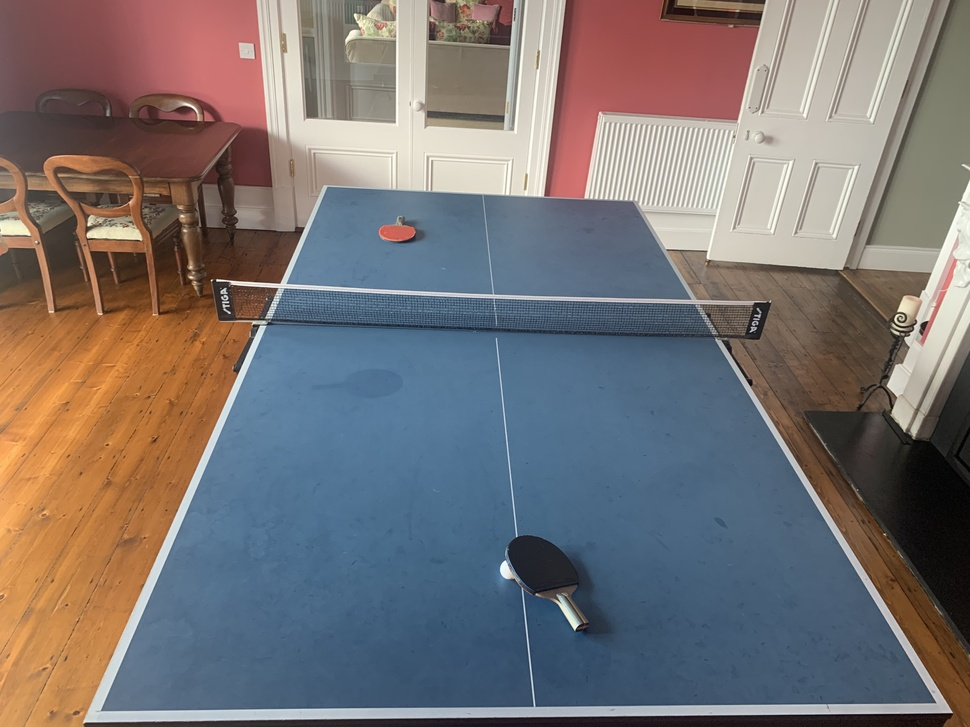
#> input picture IGNORE/python_vision_practise/Table4.jpg, 970 x 727 px, shrunk from 4032 x 3024 before the run, found by its file name
$ python p2_adjust_params.py
#> lines starting #> are read from the running program, lines starting #| are printed output that depends on the picture; after the words box and inside, x2 and y2 are one past the last pixel; in counts of white or black regions, pixels touching at a corner belong together
import math
import cv2
from matplotlib import pyplot as plt
import numpy as np

# Function to extend a line segment to the image border TODO review this function
""""
Table 5: [(1208, 478), (2518, 542), (3714, 2637), (278, 2685)]
Table 2: [(3778, 520), (1459, 685), (208, 1622), (2653, 2806)]
"""
min_distance = 300
blue_lower = np.array([95, 20, 20])
blue_upper = np.array([135, 255, 255])
min_line_length = 130

def extend_line(x1, y1, x2, y2, width, height):
    if x2 != x1:
        # Calculate the slope and y-intercept of the line
        slope = (y2 - y1) / (x2 - x1)
        intercept = y1 - slope * x1

        # Get the extended points on the image border
        y_start = int(slope * 0 + intercept)
        y_end = int(slope * width + intercept)

        # Handle cases where the line might go beyond the image height
        if y_start > height:
            y_start = height
            x_start = int((y_start - intercept) / slope)
        elif y_start < 0:
            y_start = 0
            x_start = int((y_start - intercept) / slope)
        else:
            x_start = 0

        if y_end > height:
            y_end = height
            x_end = int((y_end - intercept) / slope)
        elif y_end < 0:
            y_end = 0
            x_end = int((y_end - intercept) / slope)
        else:
            x_end = width
    else:
        # The line is vertical, so we make it span the height of the image
        x_start, x_end = x1, x1
        y_start, y_end = 0, height

    return x_start, y_start, x_end, y_end


# Read in the image
image_path = 'tables/Table4.jpg'
img = cv2.imread(image_path)
#> img is the input picture: shape (727, 970, 3); mean B, G, R 114.8, 114.9, 120.7

# ----------------------------------------------------------
# CREATE A MASK FOR BLUE REGIONS (TABLE TOP COLOR)

# # Define the blue color range in HSV format
# blue_lower = np.array([95, 20, 20])
# blue_upper = np.array([135, 255, 255])

# Convert the input image to HSV color space
hsv = cv2.cvtColor(img, cv2.COLOR_BGR2HSV)
#> hsv: shape (727, 970, 3); mean H, S, V 59.4, 90.2, 142.4

# Create a mask for the blue color
mask = cv2.inRange(hsv, blue_lower, blue_upper)
#> mask: shape (727, 970); 41.9% white; 103 white regions (96 under 20 px), largest, box (x1, y1, x2, y2) and area: (101, 288, 936, 721) 260325, (285, 187, 691, 300) 34722, (656, 708, 694, 713) 92
cv2.imshow("BLUE MASK pre processed 4.1", mask)

# Perform dilations and erosions on the mask
mask = cv2.erode(mask, None, iterations=2)
#> mask: shape (727, 970); 40.6% white; 2 white regions, box (x1, y1, x2, y2) and area: (104, 290, 932, 717) 253589, (289, 189, 687, 297) 32384
mask = cv2.dilate(mask, None, iterations=2)
#> mask: shape (727, 970); 41.8% white; 2 white regions, box (x1, y1, x2, y2) and area: (102, 288, 934, 719) 259716, (287, 187, 689, 299) 34704


blue_mask = cv2.bitwise_and(img, img, mask=mask)

# cv2.imshow("BLUE MASK & ORIGINAL", blue_mask)
cv2.imshow("BLUE MASK processed 4.2", mask)

# ----------------------------------------------------------
# FIND CONTOURS IN THE MASK

# Process the mask to join contours together
mask = cv2.dilate(mask, None, iterations=20)
#> mask: shape (727, 970); 49.4% white; 1 white region, box (x1, y1, x2, y2) and area: (82, 167, 954, 727) 348475
mask = cv2.erode(mask, None, iterations=20)
#> mask: shape (727, 970); 43.3% white; 1 white region, box (x1, y1, x2, y2) and area: (102, 187, 934, 727) 305615
mask = cv2.dilate(mask, None, iterations=10)
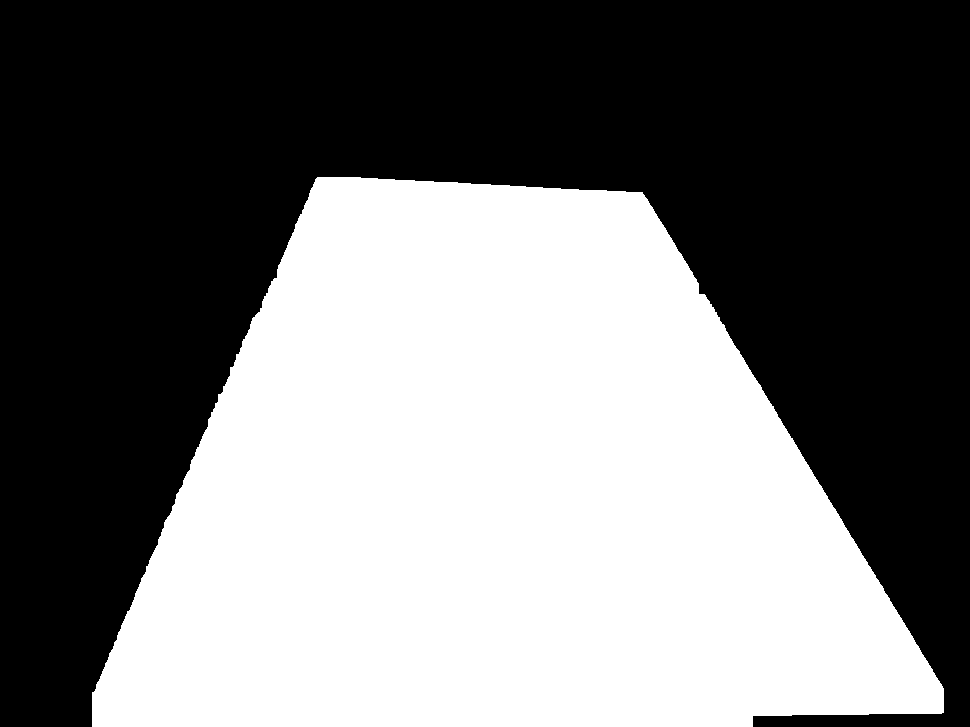
#> mask: shape (727, 970); 46.3% white; 1 white region

# Find contours in the mask
contours, _ = cv2.findContours(mask, cv2.RETR_TREE, cv2.CHAIN_APPROX_SIMPLE)
#> contours = 1 contour; box (x1, y1, x2, y2) and area: (92, 177, 944, 727) 325699

# Create an empty image to draw contours on
contour_img = np.zeros_like(mask)

# Draw the contours on the image
cv2.drawContours(contour_img, contours, -1, (255), 2)
#> contour_img: shape (727, 970); 1% white; 1 white region, box (x1, y1, x2, y2) and area: (91, 176, 945, 727) 7203

cv2.imshow("CONTOURS IMAGE 4.3", contour_img)

# ----------------------------------------------------------
# DETECT LINES IN THE CONTOUR IMAGE AND EXTEND LINES TO THE EDGE OF THE IMAGE

# Recreate an image to draw lines on, using the size of the contour image
intersecting_lines_image = np.zeros(
    (img.shape[0], img.shape[1], 3), dtype=np.uint8)

# Find the edges in the image of the largest contour
edges = cv2.Canny(contour_img, 150, 250, apertureSize=3)
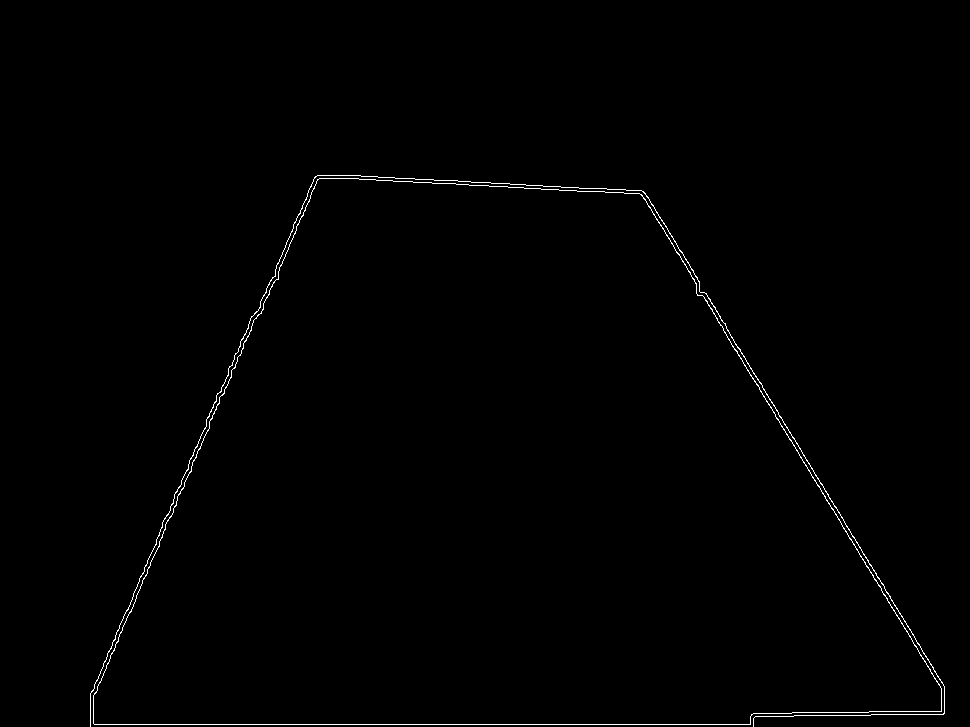
#> edges: shape (727, 970); 0.6% white in thin lines or dots, all inside (x1, y1, x2, y2) = (90, 175, 945, 727)

# Apply the Hough Line Transform on the detected edges
linesP = cv2.HoughLinesP(edges, 1, np.pi / 180, 50, None, 50, 10)
#> linesP = 21 rows, first 6: [90, 724, 753, 724], [90, 705, 225, 387], [755, 381, 944, 695], [647, 196, 834, 506], [336, 178, 645, 194], [758, 379, 944, 688]

# Filter out the small lines
# min_line_length = 150
if linesP is not None:
    for i in range(0, len(linesP)):
        l = linesP[i][0]
        x1, y1, x2, y2 = l[0], l[1], l[2], l[3]
        # Calculate the Euclidean distance to filter out small lines
        if math.sqrt((x2 - x1) ** 2 + (y2 - y1) ** 2) > min_line_length:
            # Extend the line to the image borders
            x1_ext, y1_ext, x2_ext, y2_ext = extend_line(
                x1, y1, x2, y2, contour_img.shape[1], contour_img.shape[0])
            # Draw the extended line
            cv2.line(intersecting_lines_image, (x1_ext, y1_ext),
                     (x2_ext, y2_ext), (255, 255, 255), 10, cv2.LINE_AA)
#> this loop made 21 passes
#> (x1, y1, x2, y2, slope in extend_line, intercept in extend_line) on passes 1, 2, 3, 4, 5, 6, 7, 8, 9, 12, 15, 20: (90, 724, 753, 724, 0, 724), (90, 705, 225, 387, -2.36, 917), (755, 381, 944, 695, 1.66, -873.3), (647, 196, 834, 506, 1.66, -876.6), (336, 178, 645, 194, 0.0518, 160.6), (758, 379, 944, 688, 1.66, -880.3), (167, 515, 252, 316, -2.34, 906), (639, 190, 817, 485, 1.66, -869), (336, 175, 643, 191, 0.0521, 157.5), (261, 313, 319, 175, -2.38, 934), (868, 560, 944, 686, 1.66, -879.1), (851, 539, 944, 693, 1.66, -870.2)
#> (x1, y1, x2, y2) on passes 10, 11, 13, 14, 16, 17: (90, 696, 127, 609), (219, 403, 260, 306), (794, 715, 870, 715), (792, 712, 846, 712), (869, 711, 944, 711), (174, 496, 202, 432)


cv2.imshow("PRE PROCCESSED INTERSECTING LINES IMAGE 4.4",
           intersecting_lines_image)

# ----------------------------------------------------------
# PROCESS THE INTERSECTUNG LINES IMAGE
#   this turns the multipls lines that may be extended out into one solid line

intersecting_lines_image = cv2.dilate(
    intersecting_lines_image, None, iterations=10)
intersecting_lines_image = cv2.erode(
    intersecting_lines_image, None, iterations=14)

cv2.imshow("POST PROCCESSED INTERSECTING LINES IMAGE 4.5",
           intersecting_lines_image)

# make copies of the itersecting lines for later to draw corners
border_filtered_corners = intersecting_lines_image.copy()
nearby_filtered_corners = intersecting_lines_image.copy()

# ----------------------------------------------------------
# DETECT CORNERS IN THE INTERSECTING LINES

# convert image to gray to process
gray = cv2.cvtColor(intersecting_lines_image, cv2.COLOR_BGR2GRAY)

# Detect corners
dst = cv2.cornerHarris(gray, blockSize=2, ksize=3, k=0.04)
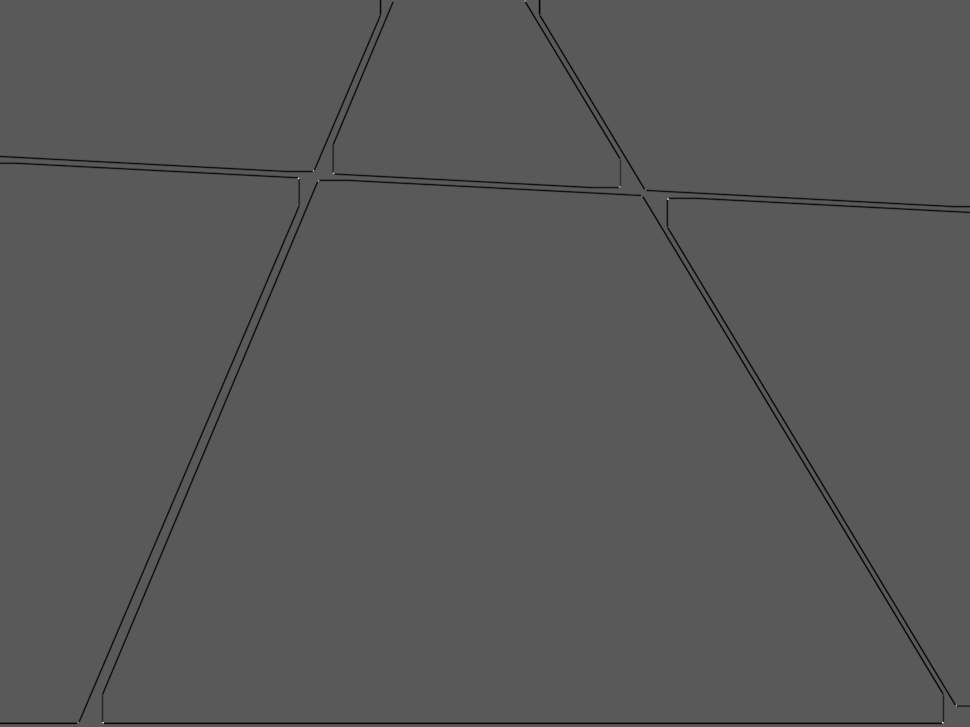
#> dst: shape (727, 970) float32; min -0.0297, max 0.0546, mean -0.00031; drawn with min black and max white
dst_dilated = cv2.dilate(dst, None)
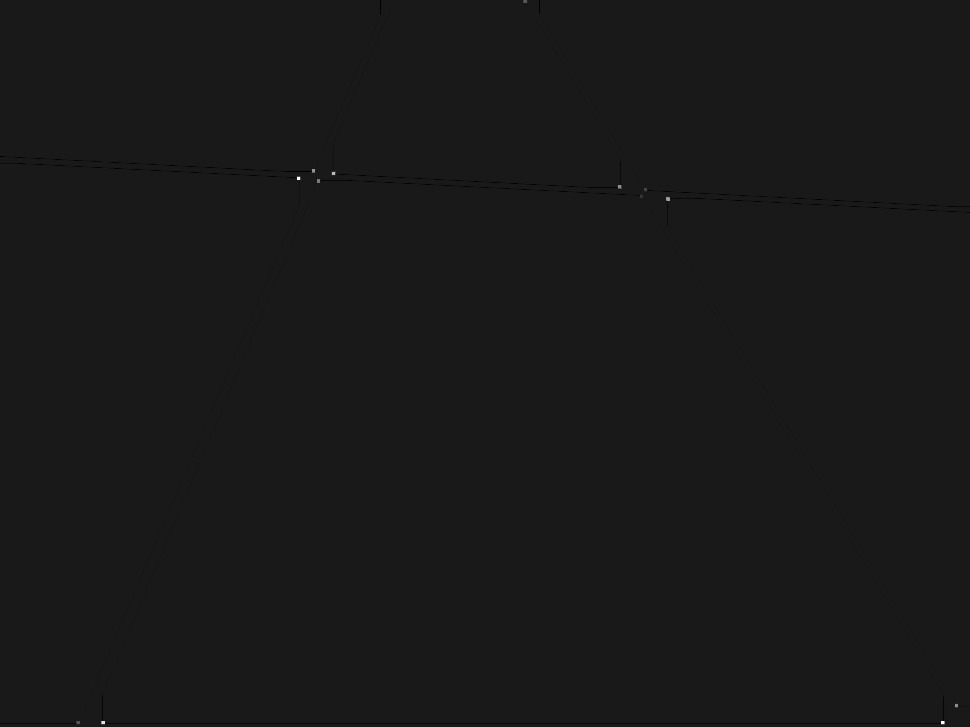
#> dst_dilated: shape (727, 970) float32; min -0.00594, max 0.0546, mean -8.62e-06; drawn with min black and max white

# Set threshold to detect corners
threshold = 0.03 * dst.max()
#> threshold = 0.00164

# Initialize list to store coordinates of the corners
corner_coordinates = []

# Loop through all points in the dilated destination image
for i in range(dst_dilated.shape[0]):
    for j in range(dst_dilated.shape[1]):
        if dst_dilated[i, j] > threshold:
            # This point is considered a corner
            corner_coordinates.append((j, i))  # Append as (x, y)
            cv2.circle(intersecting_lines_image, (j, i), 5, (255, 0, 0), -1)
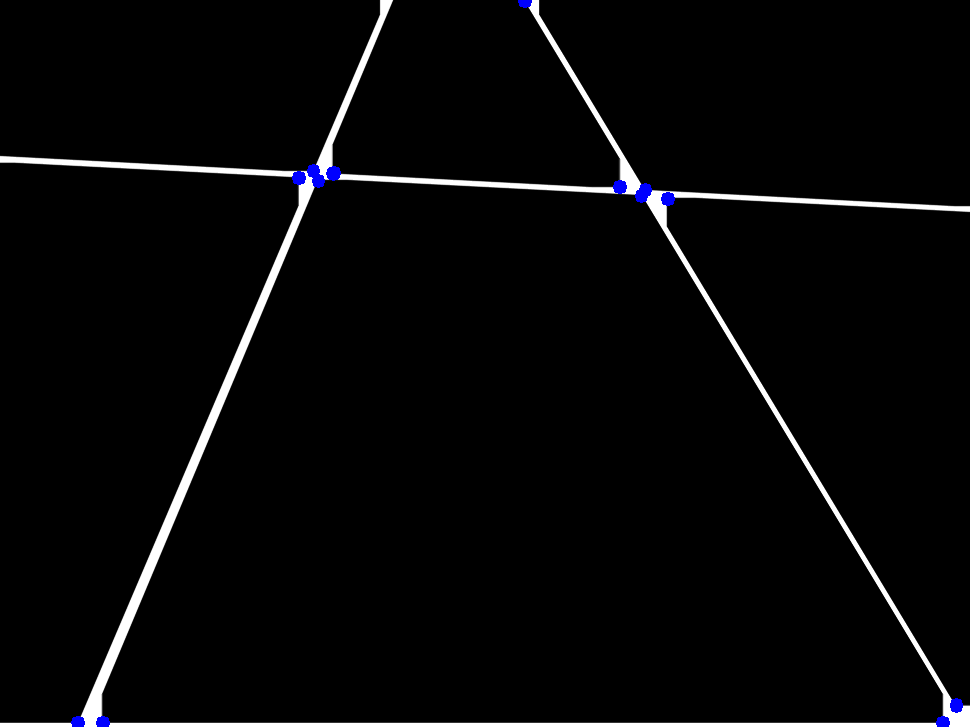
#> intersecting_lines_image: shape (727, 970, 3); mean of channels 0, 1, 2 8.2, 7.6, 7.6; drawn as B, G, R
#> after the loop, corner_coordinates = 192 pairs, first value 76 to 957, second value 0 to 724


# cv2.imshow("CORNERS DETECTED 4.6", intersecting_lines_image)

# ----------------------------------------------------------
# FILTER OUT THE COORDS THAT MAY BE ON THE EDGE OF THE IMAGE (THESE ARE ERRORS)

filtered_border_coordinates = []

# Define the margin distance from the image edge
margin = 100

# Loop through the list of corner coordinates
for x, y in corner_coordinates:
    # Check if the corner is more than 'margin' pixels away from any of the edges
    if x > margin and y > margin and x < intersecting_lines_image.shape[1] - margin and y < intersecting_lines_image.shape[0] - margin:
        filtered_border_coordinates.append((x, y))
#> this loop made 192 passes
#> (x, y) on passes 1 to 3: (523, 0), (524, 0), (525, 0)
#> after the loop, filtered_border_coordinates = 118 pairs, first value 297 to 669, second value 169 to 200


# Draw the filtered corners on the image
for x, y in filtered_border_coordinates:
    cv2.circle(border_filtered_corners, (x, y), 5, (255, 0, 0), -1)
#> this loop made 118 passes
#> (x, y) on passes 1 to 12: (312, 169), (313, 169), (314, 169), (312, 170), (313, 170), (314, 170), (312, 171), (313, 171), (314, 171), (332, 171), (333, 171), (334, 171)
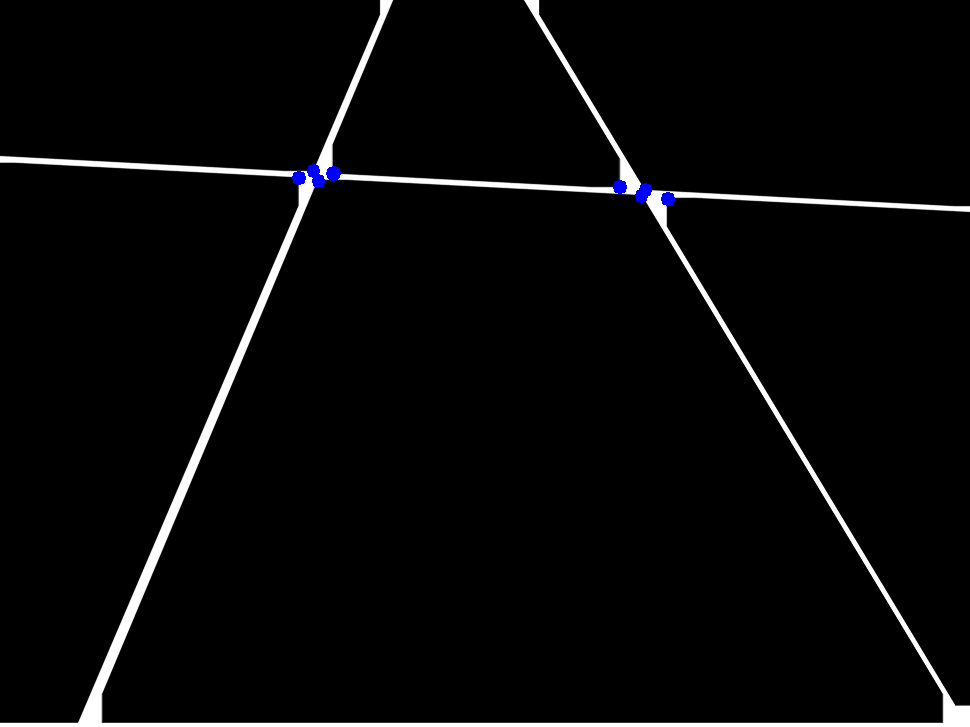
#> border_filtered_corners: shape (727, 970, 3); mean of channels 0, 1, 2 8.1, 7.7, 7.7; drawn as B, G, R

# cv2.imshow("border filtered coords", border_filtered_corners)

# ----------------------------------------------------------
# FILTER OUT THE COORDS THAT ARE NEARBY TO EACHOTHER (there will be four corners on each line intersection)

filtered_nearby_coordinates = []

# Define the minimum distance between points

# Loop through the list of coordinates
for coord in filtered_border_coordinates:
    x, y = coord
    # Assume the point is far enough away until we check it
    far_enough = True
    # Check the distance of the current coordinate from all coordinates in filtered_coordinates
    for filtered_coord in filtered_nearby_coordinates:
        fx, fy = filtered_coord
        # Calculate Euclidean distance
        distance = np.sqrt((fx - x) ** 2 + (fy - y) ** 2)
        # If a point is found within min_distance, set far_enough to False and break
        if distance < min_distance:
            far_enough = False
            break
    # If the point is far enough from all others, add to the list of filtered coordinates
    if far_enough:
        filtered_nearby_coordinates.append(coord)
#> after the loop, filtered_nearby_coordinates = [(312, 169), (618, 185)]

# Return the list of filtered coordinates for further use
print(filtered_nearby_coordinates)
#| [(312, 169), (618, 185)]

# # ----------------------------------------------------------
# DRAW CORNERS

# # Draw the filtered corners on the intersecting lines image
# for x, y in filtered_nearby_coordinates:
#     cv2.circle(nearby_filtered_corners, (x, y), 15, (0, 0, 255), -1)

# Draw corners on the original image
for x, y in filtered_nearby_coordinates:
    cv2.circle(img, (x, y), 15, (0, 0, 255), -1)
#> this loop made 2 passes

# cv2.imshow("nearby filtered coords", nearby_filtered_corners)

cv2.imshow("oringal image with corners marked 4.6", img)

# [14 lines of commented-out code are left out]
cv2.waitKey(0)
cv2.destroyAllWindows()
